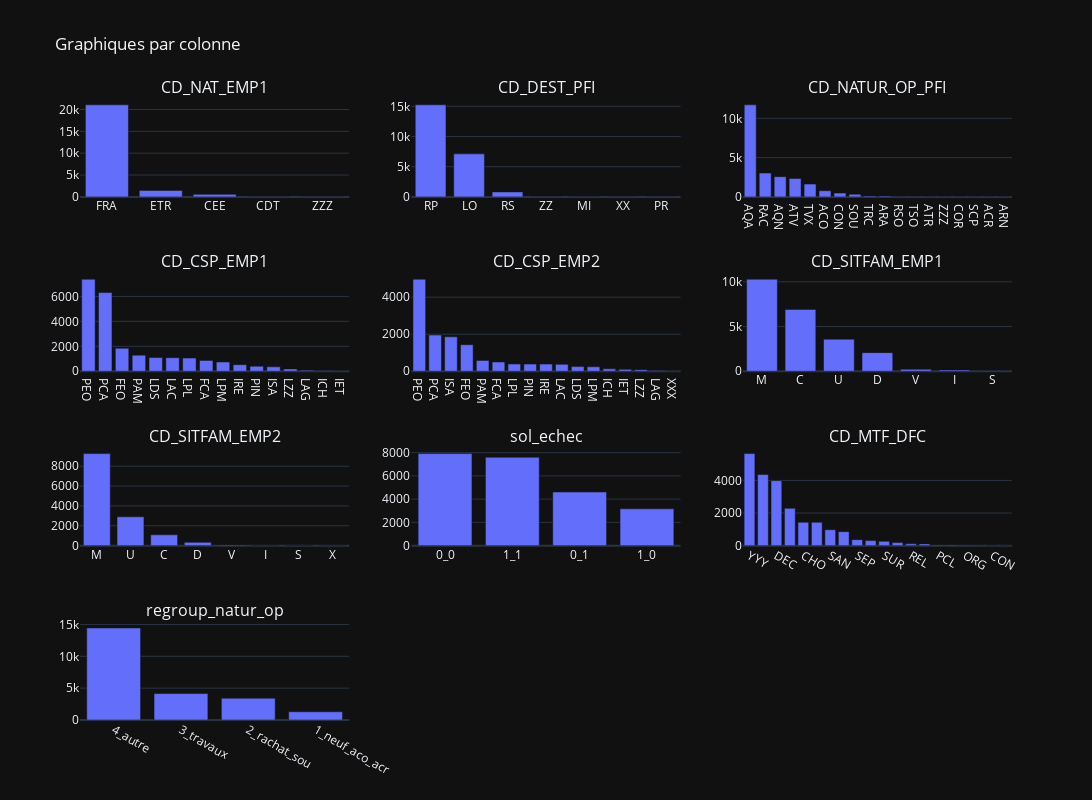

The cell this chart's notebook holds for it:
### Markdown cell above
# Analyse var quali sur dataframe total

### Code cell
from plotly.subplots import make_subplots
import plotly.graph_objects as go
# Définir le nombre de graphiques par ligne
graphs_per_row = 3

# Calculer le nombre total de lignes nécessaires
num_rows = -(-len(df_obj.columns) // graphs_per_row)  # Utilise la division entière vers le haut

# Créer une grille de sous-graphiques
fig = make_subplots(rows=num_rows, cols=graphs_per_row, subplot_titles=df_obj.columns)

for i, col in enumerate(df_obj.columns):
    category_counts = df_obj[col].value_counts().reset_index()
    category_counts.columns = ['Catégorie', 'Fréquence']

    # Création du diagramme à barres avec Plotly Express
    bar_fig = px.bar(category_counts, x='Catégorie', y='Fréquence', title=col,
                     labels={'Catégorie': 'Catégorie', 'Fréquence': 'Fréquence'})

    # Ajout du graphique à la grille
    row = i // graphs_per_row + 1
    col = i % graphs_per_row + 1
    fig.add_trace(bar_fig.data[0], row=row, col=col)

# Mettre à jour la mise en page
fig.update_layout(height=num_rows * 200, width=graphs_per_row * 400, title_text="Graphiques par colonne")
fig.show()

### Figure 1 — Plotly figure (JSON) as saved in the notebook; plotly's stock layout.template omitted (floating-point values rounded to 4 significant figures)
{"data": [{"alignmentgroup": "True", "hovertemplate": "Catégorie=%{x}<br>Fréquence=%{y}<extra></extra>", "legendgroup": "", "marker": {"color": "#636efa", "pattern": {"shape": ""}}, "name": "", "offsetgroup": "", "orientation": "v", "showlegend": false, "textposition": "auto", "x": ["FRA", "ETR", "CEE", "CDT", "ZZZ"], "xaxis": "x", "y": [21073, 1481, 574, 1, 1], "yaxis": "y", "type": "bar"}, {"alignmentgroup": "True", "hovertemplate": "Catégorie=%{x}<br>Fréquence=%{y}<extra></extra>", "legendgroup": "", "marker": {"color": "#636efa", "pattern": {"shape": ""}}, "name": "", "offsetgroup": "", "orientation": "v", "showlegend": false, "textposition": "auto", "x": ["RP", "LO", "RS", "ZZ", "MI", "XX", "PR"], "xaxis": "x2", "y": [15242, 7122, 821, 72, 26, 2, 2], "yaxis": "y2", "type": "bar"}, {"alignmentgroup": "True", "hovertemplate": "Catégorie=%{x}<br>Fréquence=%{y}<extra></extra>", "legendgroup": "", "marker": {"color": "#636efa", "pattern": {"shape": ""}}, "name": "", "offsetgroup": "", "orientation": "v", "showlegend": false, "textposition": "auto", "x": ["AQA", "RAC", "AQN", "ATV", "TVX", "ACO", "CON", "SOU", "TRC", "ARA", "RSO", "TSO", "ATR", "ZZZ", "COR", "SCP", "ACR", "ARN"], "xaxis": "x3", "y": [11721, 3033, 2579, 2340, 1633, 781, 486, 338, 116, 107, 43, 37, 21, 17, 16, 13, 12, 12], "yaxis": "y3", "type": "bar"}, {"alignmentgroup": "True", "hovertemplate": "Catégorie=%{x}<br>Fréquence=%{y}<extra></extra>", "legendgroup": "", "marker": {"color": "#636efa", "pattern": {"shape": ""}}, "name": "", "offsetgroup": "", "orientation": "v", "showlegend": false, "textposition": "auto", "x": ["PEO", "PCA", "FEO", "PAM", "LDS", "LAC", "LPL", "FCA", "LPM", "IRE", "PIN", "ISA", "LZZ", "LAG", "ICH", "IET"], "xaxis": "x4", "y": [7379, 6308, 1844, 1293, 1100, 1088, 1058, 872, 743, 528, 405, 355, 187, 80, 44, 21], "yaxis": "y4", "type": "bar"}, {"alignmentgroup": "True", "hovertemplate": "Catégorie=%{x}<br>Fréquence=%{y}<extra></extra>", "legendgroup": "", "marker": {"color": "#636efa", "pattern": {"shape": ""}}, "name": "", "offsetgroup": "", "orientation": "v", "showlegend": false, "textposition": "auto", "x": ["PEO", "PCA", "ISA", "FEO", "PAM", "FCA", "LPL", "PIN", "IRE", "LAC", "LDS", "LPM", "ICH", "IET", "LZZ", "LAG", "XXX"], "xaxis": "x5", "y": [4974, 1956, 1862, 1434, 586, 502, 391, 387, 386, 372, 251, 244, 131, 102, 87, 36, 1], "yaxis": "y5", "type": "bar"}, {"alignmentgroup": "True", "hovertemplate": "Catégorie=%{x}<br>Fréquence=%{y}<extra></extra>", "legendgroup": "", "marker": {"color": "#636efa", "pattern": {"shape": ""}}, "name": "", "offsetgroup": "", "orientation": "v", "showlegend": false, "textposition": "auto", "x": ["M", "C", "U", "D", "V", "I", "S"], "xaxis": "x6", "y": [10289, 6917, 3584, 2080, 223, 145, 67], "yaxis": "y6", "type": "bar"}, {"alignmentgroup": "True", "hovertemplate": "Catégorie=%{x}<br>Fréquence=%{y}<extra></extra>", "legendgroup": "", "marker": {"color": "#636efa", "pattern": {"shape": ""}}, "name": "", "offsetgroup": "", "orientation": "v", "showlegend": false, "textposition": "auto", "x": ["M", "U", "C", "D", "V", "I", "S", "X"], "xaxis": "x7", "y": [9271, 2903, 1089, 332, 73, 25, 9, 1], "yaxis": "y7", "type": "bar"}, {"alignmentgroup": "True", "hovertemplate": "Catégorie=%{x}<br>Fréquence=%{y}<extra></extra>", "legendgroup": "", "marker": {"color": "#636efa", "pattern": {"shape": ""}}, "name": "", "offsetgroup": "", "orientation": "v", "showlegend": false, "textposition": "auto", "x": ["0_0", "1_1", "0_1", "1_0"], "xaxis": "x8", "y": [7919, 7608, 4613, 3165], "yaxis": "y8", "type": "bar"}, {"alignmentgroup": "True", "hovertemplate": "Catégorie=%{x}<br>Fréquence=%{y}<extra></extra>", "legendgroup": "", "marker": {"color": "#636efa", "pattern": {"shape": ""}}, "name": "", "offsetgroup": "", "orientation": "v", "showlegend": false, "textposition": "auto", "x": ["YYY", "DI1", "DEC", "DIV", "CHO", "RIS", "SAN", "AUT", "SEP", "MOR", "SUR", "BDF", "REL", "PCT", "PCL", "SIN", "ORG", "PPE", "CON", "ESC"], "xaxis": "x9", "y": [5648, 4362, 3986, 2289, 1432, 1431, 976, 858, 368, 309, 263, 186, 109, 106, 42, 39, 27, 21, 12, 2], "yaxis": "y9", "type": "bar"}, {"alignmentgroup": "True", "hovertemplate": "Catégorie=%{x}<br>Fréquence=%{y}<extra></extra>", "legendgroup": "", "marker": {"color": "#636efa", "pattern": {"shape": ""}}, "name": "", "offsetgroup": "", "orientation": "v", "showlegend": false, "textposition": "auto", "x": ["4_autre", "3_travaux", "2_rachat_sou", "1_neuf_aco_acr"], "xaxis": "x10", "y": [14449, 4147, 3414, 1295], "yaxis": "y10", "type": "bar"}], "layout": {"xaxis": {"anchor": "y", "domain": [0.0, 0.2889]}, "yaxis": {"anchor": "x", "domain": [0.8438, 1.0]}, "xaxis2": {"anchor": "y2", "domain": [0.3556, 0.6444]}, "yaxis2": {"anchor": "x2", "domain": [0.8438, 1.0]}, "xaxis3": {"anchor": "y3", "domain": [0.7111, 1.0]}, "yaxis3": {"anchor": "x3", "domain": [0.8438, 1.0]}, "xaxis4": {"anchor": "y4", "domain": [0.0, 0.2889]}, "yaxis4": {"anchor": "x4", "domain": [0.5625, 0.7188]}, "xaxis5": {"anchor": "y5", "domain": [0.3556, 0.6444]}, "yaxis5": {"anchor": "x5", "domain": [0.5625, 0.7188]}, "xaxis6": {"anchor": "y6", "domain": [0.7111, 1.0]}, "yaxis6": {"anchor": "x6", "domain": [0.5625, 0.7188]}, "xaxis7": {"anchor": "y7", "domain": [0.0, 0.2889]}, "yaxis7": {"anchor": "x7", "domain": [0.2812, 0.4375]}, "xaxis8": {"anchor": "y8", "domain": [0.3556, 0.6444]}, "yaxis8": {"anchor": "x8", "domain": [0.2812, 0.4375]}, "xaxis9": {"anchor": "y9", "domain": [0.7111, 1.0]}, "yaxis9": {"anchor": "x9", "domain": [0.2812, 0.4375]}, "xaxis10": {"anchor": "y10", "domain": [0.0, 0.2889]}, "yaxis10": {"anchor": "x10", "domain": [0.0, 0.1562]}, "xaxis11": {"anchor": "y11", "domain": [0.3556, 0.6444]}, "yaxis11": {"anchor": "x11", "domain": [0.0, 0.1562]}, "xaxis12": {"anchor": "y12", "domain": [0.7111, 1.0]}, "yaxis12": {"anchor": "x12", "domain": [0.0, 0.1562]}, "annotations": [{"font": {"size": 16}, "showarrow": false, "text": "CD_NAT_EMP1", "x": 0.1444, "xanchor": "center", "xref": "paper", "y": 1.0, "yanchor": "bottom", "yref": "paper"}, {"font": {"size": 16}, "showarrow": false, "text": "CD_DEST_PFI", "x": 0.5, "xanchor": "center", "xref": "paper", "y": 1.0, "yanchor": "bottom", "yref": "paper"}, {"font": {"size": 16}, "showarrow": false, "text": "CD_NATUR_OP_PFI", "x": 0.8556, "xanchor": "center", "xref": "paper", "y": 1.0, "yanchor": "bottom", "yref": "paper"}, {"font": {"size": 16}, "showarrow": false, "text": "CD_CSP_EMP1", "x": 0.1444, "xanchor": "center", "xref": "paper", "y": 0.7188, "yanchor": "bottom", "yref": "paper"}, {"font": {"size": 16}, "showarrow": false, "text": "CD_CSP_EMP2", "x": 0.5, "xanchor": "center", "xref": "paper", "y": 0.7188, "yanchor": "bottom", "yref": "paper"}, {"font": {"size": 16}, "showarrow": false, "text": "CD_SITFAM_EMP1", "x": 0.8556, "xanchor": "center", "xref": "paper", "y": 0.7188, "yanchor": "bottom", "yref": "paper"}, {"font": {"size": 16}, "showarrow": false, "text": "CD_SITFAM_EMP2", "x": 0.1444, "xanchor": "center", "xref": "paper", "y": 0.4375, "yanchor": "bottom", "yref": "paper"}, {"font": {"size": 16}, "showarrow": false, "text": "sol_echec", "x": 0.5, "xanchor": "center", "xref": "paper", "y": 0.4375, "yanchor": "bottom", "yref": "paper"}, {"font": {"size": 16}, "showarrow": false, "text": "CD_MTF_DFC", "x": 0.8556, "xanchor": "center", "xref": "paper", "y": 0.4375, "yanchor": "bottom", "yref": "paper"}, {"font": {"size": 16}, "showarrow": false, "text": "regroup_natur_op", "x": 0.1444, "xanchor": "center", "xref": "paper", "y": 0.1562, "yanchor": "bottom", "yref": "paper"}], "title": {"text": "Graphiques par colonne"}, "height": 800, "width": 1200}}
